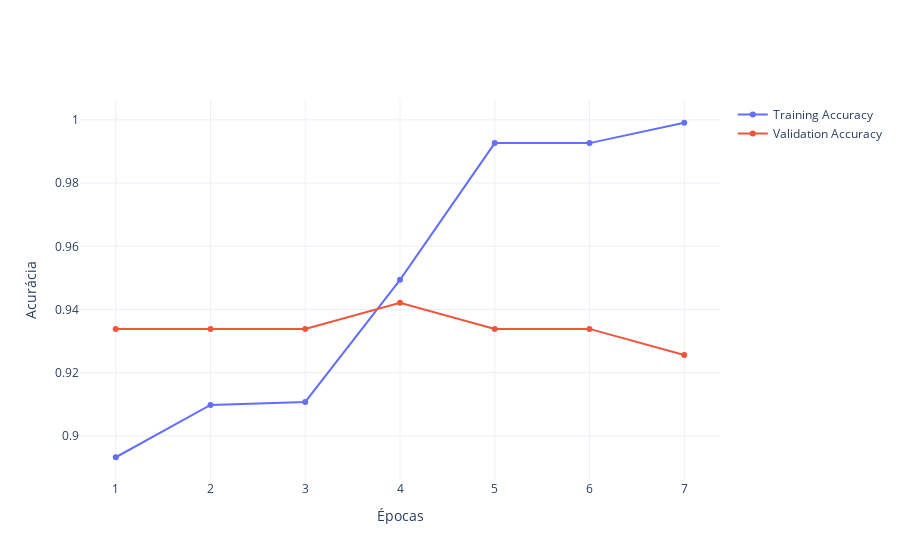

Notebook cell for this chart:
### Code cell
# Plotando os resultados da acurácia
fig1=plot_history_acc(history)
fig1.show()

### Figure 1 — Plotly figure (JSON) as saved in the notebook; plotly's stock layout.template omitted (floating-point values rounded to 4 significant figures)
{"data": [{"name": "Training Accuracy", "type": "scatter", "x": [1, 2, 3, 4, 5, 6, 7, 8, 9, 10], "y": [0.8933, 0.9098, 0.9108, 0.9494, 0.9926, 0.9926, 0.9991]}, {"name": "Validation Accuracy", "type": "scatter", "x": [1, 2, 3, 4, 5, 6, 7, 8, 9, 10], "y": [0.9339, 0.9339, 0.9339, 0.9421, 0.9339, 0.9339, 0.9256]}], "layout": {"xaxis": {"title": {"text": "Épocas"}}, "yaxis": {"title": {"text": "Acurácia"}}}}
